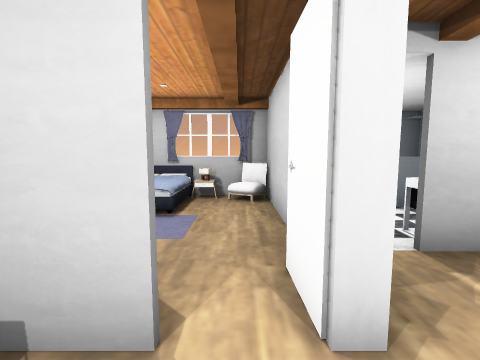
view 1 (above)

12 first-person views from a walk through a scene from a Unity 3-D project. The camera is 1.3 m above the floor, tilts 6° down and sees 85° across. Doors are open. The floor is counted in squares, 1 m on a side. Each view is taken from the middle of a square. On the plan, view 1 faces up. The plan holds only what a view shows up to about 13 squares ahead; the rest is blank. The place goes on beyond the plan. Some surface patterns are stand-ins.

view 2
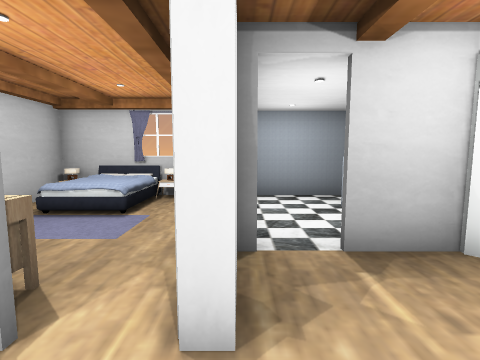

view 3
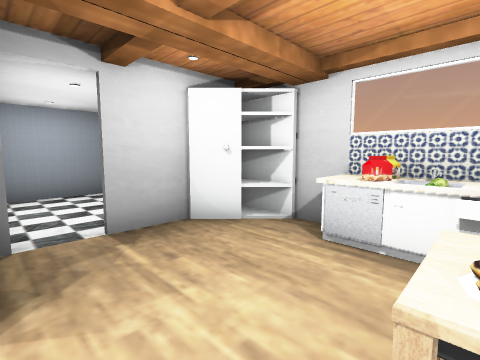

view 4
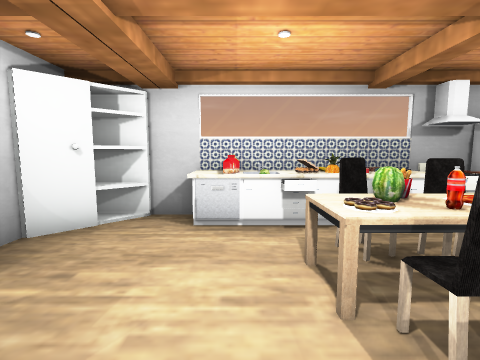

view 5
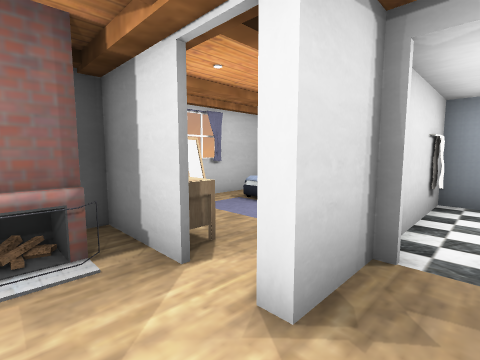

view 6
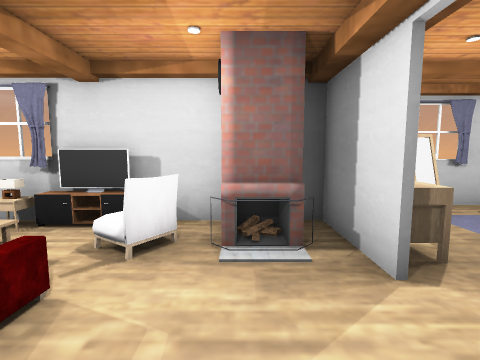

view 7
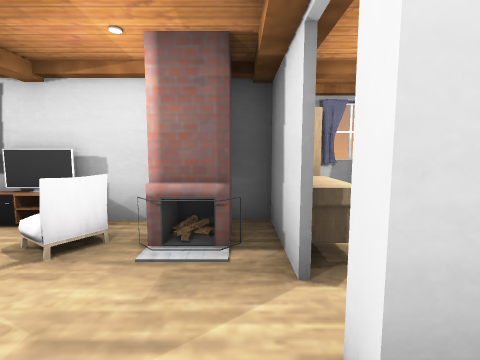

view 8
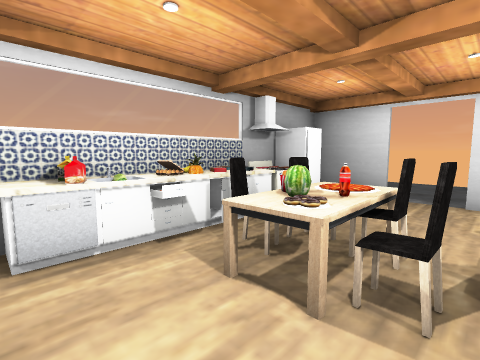

view 9
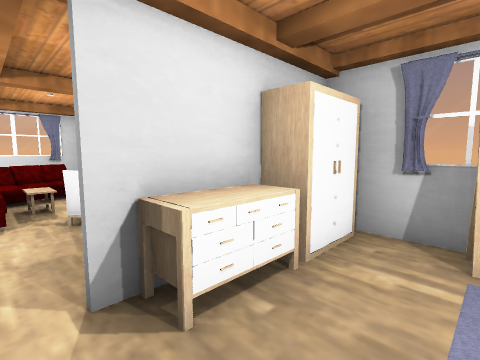

view 10
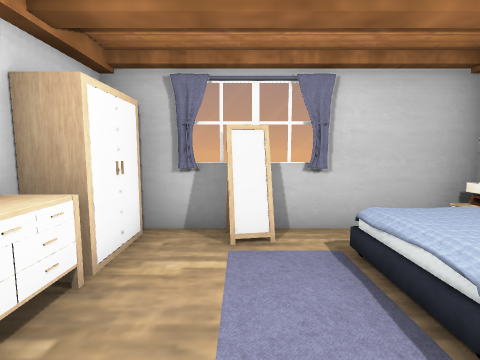

view 11
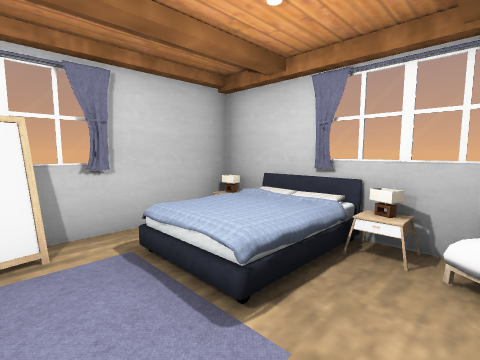

view 12
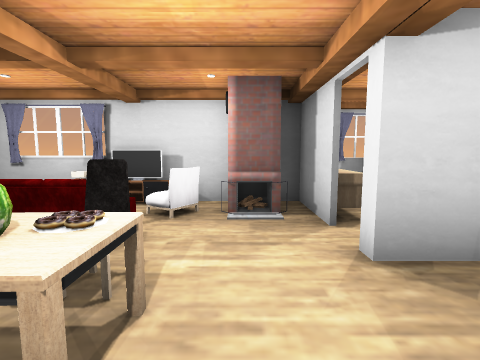

### Floor plan
Key: @ floor where view 1 was taken; # wall or solid block; . main floor; : floor 0.5 m higher than the main floor; + floor 0.75 m higher than the main floor; D open door; = window, fence, low wall or low ledge; O other object.
Columns run from 5 left of view 1 to 6 right of it. Each row starts with its distance up from view 1.
  8  #O#=######
  7 #   .OO...
  6 #.:+..#..O
  5 #.....#...
  4 ##....#DOO
  3 #.....######
  2 #OOOO.#...D#
  1   #O......O#
  0   #OO@....O#
 -1   #OO..OOOO#
 -2   #=.OOOOOO#
 -3   O=OOOOOOO#
 -4   O# O   OO#

Positions as (right, up) in squares from view 1, and headings:
1: (0, 0), facing up
2: (1, 0), facing up
3: (1, -1), facing up-right
4: (0, 0), facing right
5: (2, 0), facing up-left
6: (2, 0), facing left
7: (2, 1), facing left
8: (1, 1), facing down-right
9: (0, 4), facing down-left
10: (0, 4), facing left
11: (0, 4), facing up-left
12: (4, 0), facing left
